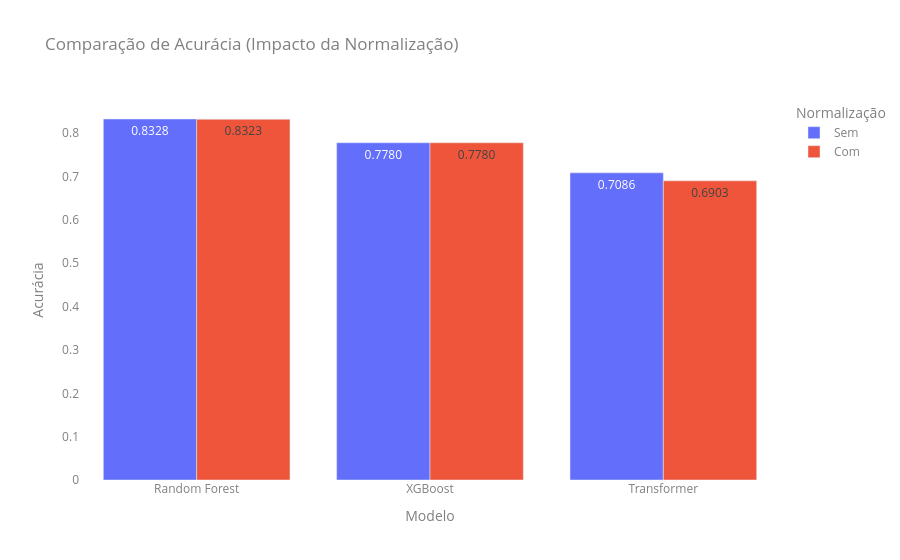
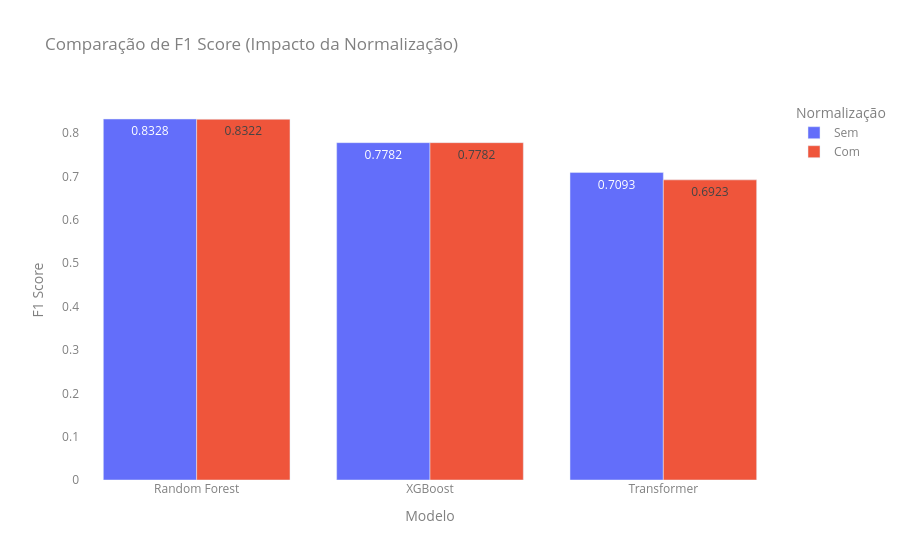
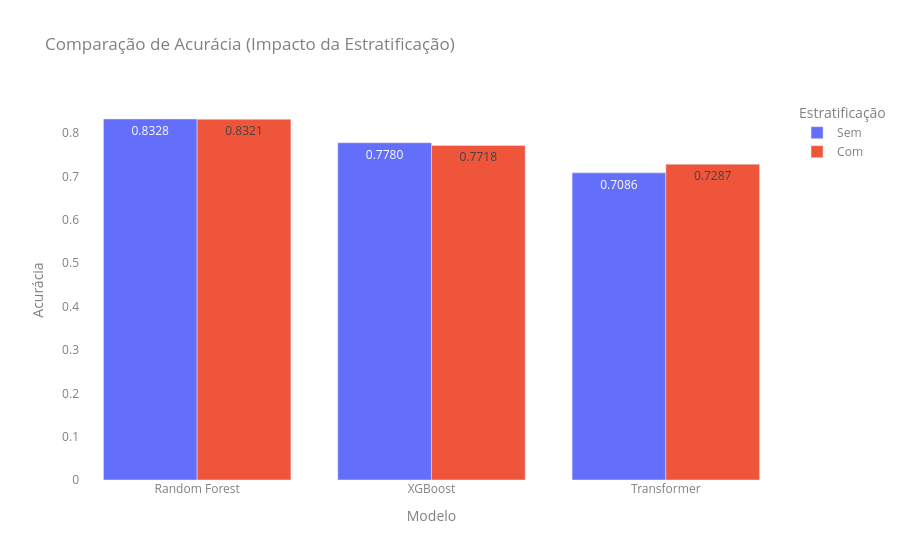
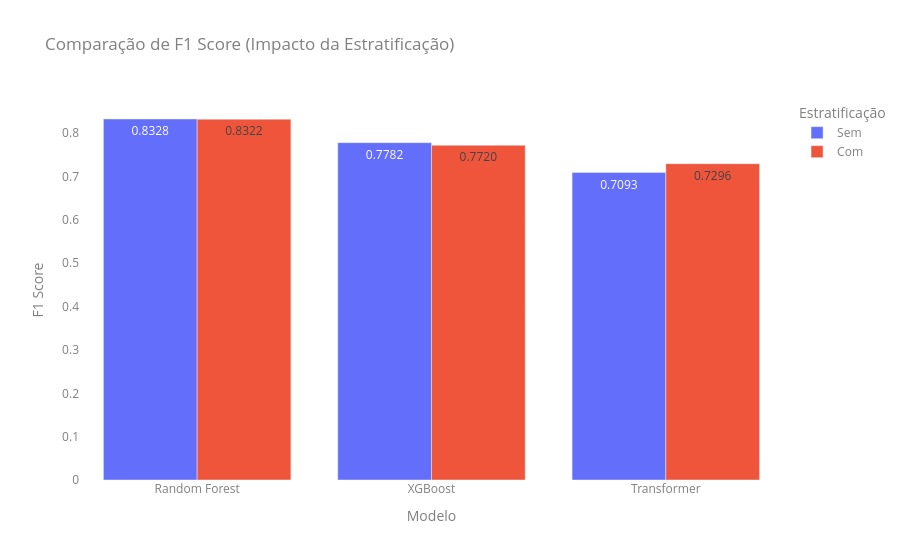

Here is the notebook cell these charts were saved with, in order:
### Markdown cell above
### Passo 10 - Analisar resultados

### Code cell
# Acurácia
acc_arvore = accuracy_score(y_test, resultado_arvore)
acc_xgb = accuracy_score(y_test, resultado_xgb)
acc_tabnet = accuracy_score(y_test, resultado_tabnet)

acc_arvore_norm = accuracy_score(y_test, resultado_arvore_norm)
acc_xgb_norm = accuracy_score(y_test, resultado_xgb_norm)
acc_tabnet_norm = accuracy_score(y_test, resultado_tabnet_norm)

acc_arvore_s = accuracy_score(y_test_s, resultado_arvore_s)
acc_xgb_s = accuracy_score(y_test_s, resultado_xgb_s)
acc_tabnet_s = accuracy_score(y_test_s, resultado_tabnet_s)

# F1 Score
f1_arvore = f1_score(y_test, resultado_arvore, average='weighted')
f1_xgb = f1_score(y_test, resultado_xgb, average='weighted')
f1_tabnet = f1_score(y_test, resultado_tabnet, average='weighted')

f1_arvore_norm = f1_score(y_test, resultado_arvore_norm, average='weighted')
f1_xgb_norm = f1_score(y_test, resultado_xgb_norm, average='weighted')
f1_tabnet_norm = f1_score(y_test, resultado_tabnet_norm, average='weighted')

f1_arvore_s = f1_score(y_test_s, resultado_arvore_s, average='weighted')
f1_xgb_s = f1_score(y_test_s, resultado_xgb_s, average='weighted')
f1_tabnet_s = f1_score(y_test_s, resultado_tabnet_s, average='weighted')

# Precision
precision_arvore = precision_score(y_test, resultado_arvore, average='weighted')
precision_xgb = precision_score(y_test, resultado_xgb, average='weighted')
precision_tabnet = precision_score(y_test, resultado_tabnet, average='weighted')

precision_arvore_norm = precision_score(y_test, resultado_arvore_norm, average='weighted')
precision_xgb_norm = precision_score(y_test, resultado_xgb_norm, average='weighted')
precision_tabnet_norm = precision_score(y_test, resultado_tabnet_norm, average='weighted')

precision_arvore_s = precision_score(y_test_s, resultado_arvore_s, average='weighted')
precision_xgb_s = precision_score(y_test_s, resultado_xgb_s, average='weighted')
precision_tabnet_s = precision_score(y_test_s, resultado_tabnet_s, average='weighted')

# Recall
recall_arvore = recall_score(y_test, resultado_arvore, average='weighted')
recall_xgb = recall_score(y_test, resultado_xgb, average='weighted')
recall_tabnet = recall_score(y_test, resultado_tabnet, average='weighted')

recall_arvore_norm = recall_score(y_test, resultado_arvore_norm, average='weighted')
recall_xgb_norm = recall_score(y_test, resultado_xgb_norm, average='weighted')
recall_tabnet_norm = recall_score(y_test, resultado_tabnet_norm, average='weighted')

recall_arvore_s = recall_score(y_test_s, resultado_arvore_s, average='weighted')
recall_xgb_s = recall_score(y_test_s, resultado_xgb_s, average='weighted')
recall_tabnet_s = recall_score(y_test_s, resultado_tabnet_s, average='weighted')


# --- 2. DATAFRAMES PARA OS GRÁFICOS ---

# DataFrame de Normalização
dados_metricas_norm = {
    'Modelo': ['Random Forest', 'XGBoost', 'Transformer', 'Random Forest', 'XGBoost', 'Transformer'],
    'Normalização': ['Sem', 'Sem', 'Sem', 'Com', 'Com', 'Com'], 
    'Acurácia': [acc_arvore, acc_xgb, acc_tabnet, acc_arvore_norm, acc_xgb_norm, acc_tabnet_norm],
    'F1 Score': [f1_arvore, f1_xgb, f1_tabnet, f1_arvore_norm, f1_xgb_norm, f1_tabnet_norm],
    'Precision': [precision_arvore, precision_xgb, precision_tabnet, precision_arvore_norm, precision_xgb_norm, precision_tabnet_norm],
    'Recall': [recall_arvore, recall_xgb, recall_tabnet, recall_arvore_norm, recall_xgb_norm, recall_tabnet_norm]
}
df_metricas_norm = pd.DataFrame(dados_metricas_norm)

# DataFrame de Estratificação
dados_metricas_estrat = {
    'Modelo': ['Random Forest', 'XGBoost', 'Transformer', 'Random Forest', 'XGBoost', 'Transformer'],
    'Estratificação': ['Sem', 'Sem', 'Sem', 'Com', 'Com', 'Com'], 
    'Acurácia': [acc_arvore, acc_xgb, acc_tabnet, acc_arvore_s, acc_xgb_s, acc_tabnet_s],
    'F1 Score': [f1_arvore, f1_xgb, f1_tabnet, f1_arvore_s, f1_xgb_s, f1_tabnet_s],
    'Precision': [precision_arvore, precision_xgb, precision_tabnet, precision_arvore_s, precision_xgb_s, precision_tabnet_s],
    'Recall': [recall_arvore, recall_xgb, recall_tabnet, recall_arvore_s, recall_xgb_s, recall_tabnet_s]
}
df_metricas_estrat = pd.DataFrame(dados_metricas_estrat)


# CONFIGURAÇÃO MÁGICA: Dicionário para remover totalmente os fundos
layout_sem_fundo = dict(
    paper_bgcolor='rgba(0,0,0,0)', 
    plot_bgcolor='rgba(0,0,0,0)',    
    font_color = 'gray'
)

# --- 3. GERAR GRÁFICOS (NORMALIZAÇÃO) ---
grafico_acc_norm = px.bar(
    df_metricas_norm, x='Modelo', y='Acurácia', color='Normalização', barmode='group',
    title='Comparação de Acurácia (Impacto da Normalização)', text_auto='.4f'
)
grafico_acc_norm.update_layout(layout_sem_fundo)

grafico_f1_norm = px.bar(
    df_metricas_norm, x='Modelo', y='F1 Score', color='Normalização', barmode='group',
    title='Comparação de F1 Score (Impacto da Normalização)', text_auto='.4f'
)
grafico_f1_norm.update_layout(layout_sem_fundo)

# --- 4. GERAR GRÁFICOS (ESTRATIFICAÇÃO) ---
grafico_acc_estrat = px.bar(
    df_metricas_estrat, x='Modelo', y='Acurácia', color='Estratificação', barmode='group',
    title='Comparação de Acurácia (Impacto da Estratificação)', text_auto='.4f'
)
grafico_acc_estrat.update_layout(layout_sem_fundo)

grafico_f1_estrat = px.bar(
    df_metricas_estrat, x='Modelo', y='F1 Score', color='Estratificação', barmode='group',
    title='Comparação de F1 Score (Impacto da Estratificação)', text_auto='.4f'
)
grafico_f1_estrat.update_layout(layout_sem_fundo)

# --- 5. EXIBIR OS GRÁFICOS ---
print("--- GRÁFICOS DE NORMALIZAÇÃO ---")
grafico_acc_norm.show()
grafico_f1_norm.show()

print("\n--- GRÁFICOS DE ESTRATIFICAÇÃO ---")
grafico_acc_estrat.show()
grafico_f1_estrat.show()

### Figure 1 — Plotly figure (JSON) as saved in the notebook; plotly's stock layout.template omitted (floating-point values rounded to 4 significant figures)
{"data": [{"alignmentgroup": "True", "hovertemplate": "Normalização=Sem<br>Modelo=%{x}<br>Acurácia=%{y}<extra></extra>", "legendgroup": "Sem", "marker": {"color": "#636efa", "pattern": {"shape": ""}}, "name": "Sem", "offsetgroup": "Sem", "orientation": "v", "showlegend": true, "textposition": "auto", "texttemplate": "%{y:.4f}", "type": "bar", "x": ["Random Forest", "XGBoost", "Transformer"], "xaxis": "x", "y": [0.8328, 0.778, 0.7086], "yaxis": "y"}, {"alignmentgroup": "True", "hovertemplate": "Normalização=Com<br>Modelo=%{x}<br>Acurácia=%{y}<extra></extra>", "legendgroup": "Com", "marker": {"color": "#EF553B", "pattern": {"shape": ""}}, "name": "Com", "offsetgroup": "Com", "orientation": "v", "showlegend": true, "textposition": "auto", "texttemplate": "%{y:.4f}", "type": "bar", "x": ["Random Forest", "XGBoost", "Transformer"], "xaxis": "x", "y": [0.8323, 0.778, 0.6903], "yaxis": "y"}], "layout": {"barmode": "group", "font": {"color": "gray"}, "legend": {"title": {"text": "Normalização"}, "tracegroupgap": 0}, "paper_bgcolor": "rgba(0,0,0,0)", "plot_bgcolor": "rgba(0,0,0,0)", "title": {"text": "Comparação de Acurácia (Impacto da Normalização)"}, "xaxis": {"anchor": "y", "domain": [0, 1], "title": {"text": "Modelo"}}, "yaxis": {"anchor": "x", "domain": [0, 1], "title": {"text": "Acurácia"}}}}

### Figure 2 — Plotly figure (JSON) as saved in the notebook; plotly's stock layout.template omitted (floating-point values rounded to 4 significant figures)
{"data": [{"alignmentgroup": "True", "hovertemplate": "Normalização=Sem<br>Modelo=%{x}<br>F1 Score=%{y}<extra></extra>", "legendgroup": "Sem", "marker": {"color": "#636efa", "pattern": {"shape": ""}}, "name": "Sem", "offsetgroup": "Sem", "orientation": "v", "showlegend": true, "textposition": "auto", "texttemplate": "%{y:.4f}", "type": "bar", "x": ["Random Forest", "XGBoost", "Transformer"], "xaxis": "x", "y": [0.8328, 0.7782, 0.7093], "yaxis": "y"}, {"alignmentgroup": "True", "hovertemplate": "Normalização=Com<br>Modelo=%{x}<br>F1 Score=%{y}<extra></extra>", "legendgroup": "Com", "marker": {"color": "#EF553B", "pattern": {"shape": ""}}, "name": "Com", "offsetgroup": "Com", "orientation": "v", "showlegend": true, "textposition": "auto", "texttemplate": "%{y:.4f}", "type": "bar", "x": ["Random Forest", "XGBoost", "Transformer"], "xaxis": "x", "y": [0.8322, 0.7782, 0.6923], "yaxis": "y"}], "layout": {"barmode": "group", "font": {"color": "gray"}, "legend": {"title": {"text": "Normalização"}, "tracegroupgap": 0}, "paper_bgcolor": "rgba(0,0,0,0)", "plot_bgcolor": "rgba(0,0,0,0)", "title": {"text": "Comparação de F1 Score (Impacto da Normalização)"}, "xaxis": {"anchor": "y", "domain": [0, 1], "title": {"text": "Modelo"}}, "yaxis": {"anchor": "x", "domain": [0, 1], "title": {"text": "F1 Score"}}}}

### Figure 3 — Plotly figure (JSON) as saved in the notebook; plotly's stock layout.template omitted (floating-point values rounded to 4 significant figures)
{"data": [{"alignmentgroup": "True", "hovertemplate": "Estratificação=Sem<br>Modelo=%{x}<br>Acurácia=%{y}<extra></extra>", "legendgroup": "Sem", "marker": {"color": "#636efa", "pattern": {"shape": ""}}, "name": "Sem", "offsetgroup": "Sem", "orientation": "v", "showlegend": true, "textposition": "auto", "texttemplate": "%{y:.4f}", "type": "bar", "x": ["Random Forest", "XGBoost", "Transformer"], "xaxis": "x", "y": [0.8328, 0.778, 0.7086], "yaxis": "y"}, {"alignmentgroup": "True", "hovertemplate": "Estratificação=Com<br>Modelo=%{x}<br>Acurácia=%{y}<extra></extra>", "legendgroup": "Com", "marker": {"color": "#EF553B", "pattern": {"shape": ""}}, "name": "Com", "offsetgroup": "Com", "orientation": "v", "showlegend": true, "textposition": "auto", "texttemplate": "%{y:.4f}", "type": "bar", "x": ["Random Forest", "XGBoost", "Transformer"], "xaxis": "x", "y": [0.8321, 0.7718, 0.7287], "yaxis": "y"}], "layout": {"barmode": "group", "font": {"color": "gray"}, "legend": {"title": {"text": "Estratificação"}, "tracegroupgap": 0}, "paper_bgcolor": "rgba(0,0,0,0)", "plot_bgcolor": "rgba(0,0,0,0)", "title": {"text": "Comparação de Acurácia (Impacto da Estratificação)"}, "xaxis": {"anchor": "y", "domain": [0, 1], "title": {"text": "Modelo"}}, "yaxis": {"anchor": "x", "domain": [0, 1], "title": {"text": "Acurácia"}}}}

### Figure 4 — Plotly figure (JSON) as saved in the notebook; plotly's stock layout.template omitted (floating-point values rounded to 4 significant figures)
{"data": [{"alignmentgroup": "True", "hovertemplate": "Estratificação=Sem<br>Modelo=%{x}<br>F1 Score=%{y}<extra></extra>", "legendgroup": "Sem", "marker": {"color": "#636efa", "pattern": {"shape": ""}}, "name": "Sem", "offsetgroup": "Sem", "orientation": "v", "showlegend": true, "textposition": "auto", "texttemplate": "%{y:.4f}", "type": "bar", "x": ["Random Forest", "XGBoost", "Transformer"], "xaxis": "x", "y": [0.8328, 0.7782, 0.7093], "yaxis": "y"}, {"alignmentgroup": "True", "hovertemplate": "Estratificação=Com<br>Modelo=%{x}<br>F1 Score=%{y}<extra></extra>", "legendgroup": "Com", "marker": {"color": "#EF553B", "pattern": {"shape": ""}}, "name": "Com", "offsetgroup": "Com", "orientation": "v", "showlegend": true, "textposition": "auto", "texttemplate": "%{y:.4f}", "type": "bar", "x": ["Random Forest", "XGBoost", "Transformer"], "xaxis": "x", "y": [0.8322, 0.772, 0.7296], "yaxis": "y"}], "layout": {"barmode": "group", "font": {"color": "gray"}, "legend": {"title": {"text": "Estratificação"}, "tracegroupgap": 0}, "paper_bgcolor": "rgba(0,0,0,0)", "plot_bgcolor": "rgba(0,0,0,0)", "title": {"text": "Comparação de F1 Score (Impacto da Estratificação)"}, "xaxis": {"anchor": "y", "domain": [0, 1], "title": {"text": "Modelo"}}, "yaxis": {"anchor": "x", "domain": [0, 1], "title": {"text": "F1 Score"}}}}
